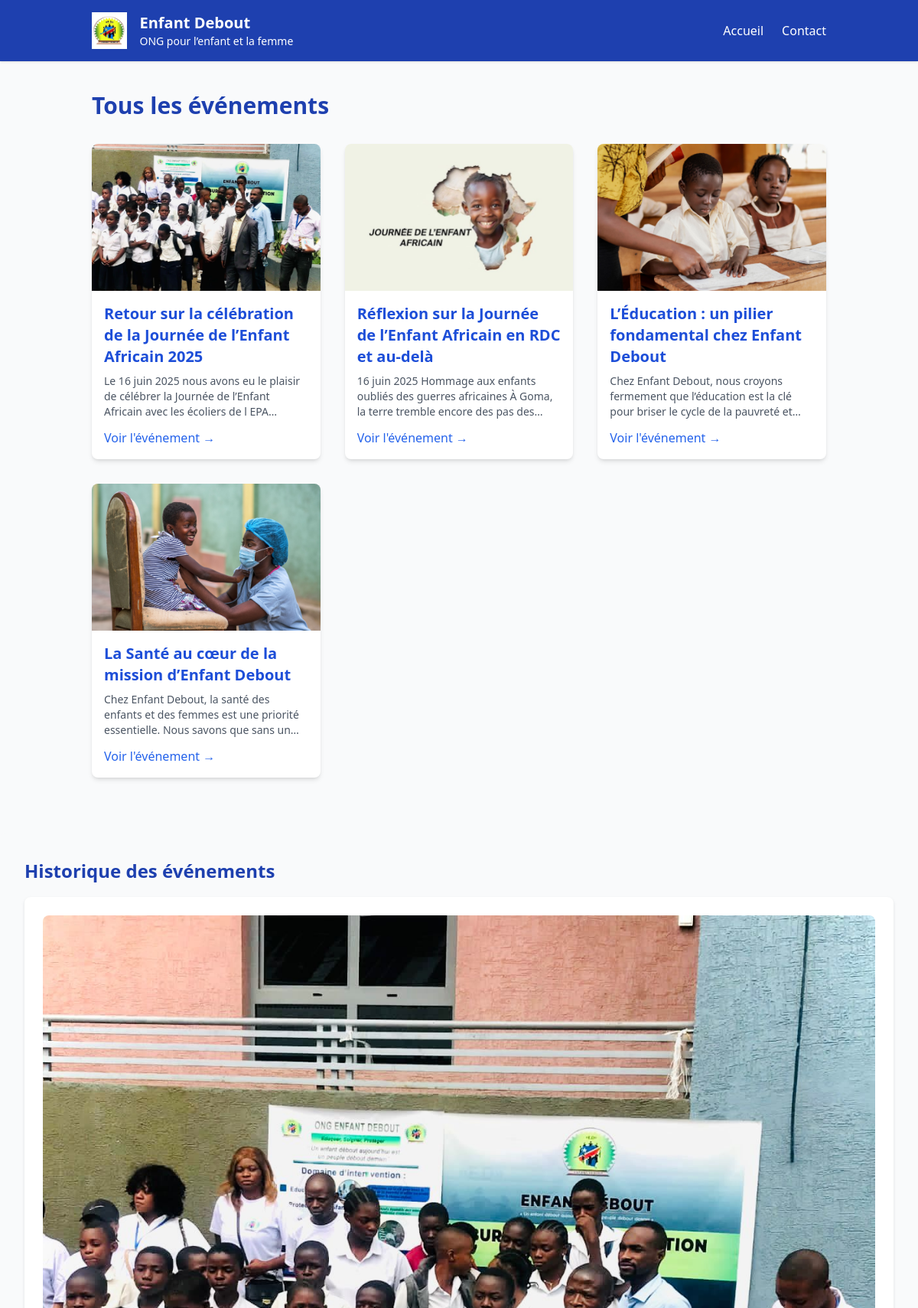
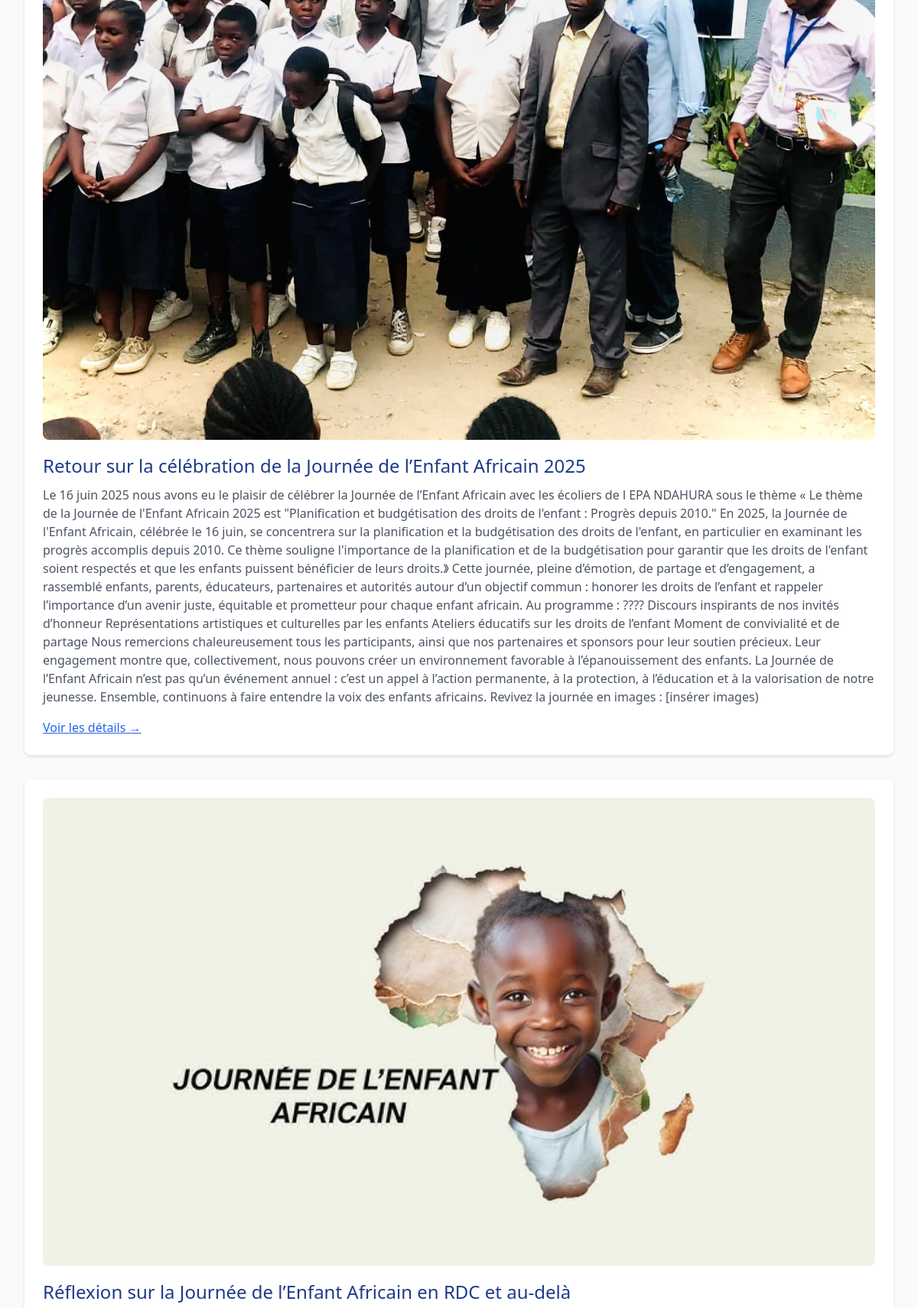
The page /Frontend/Pages/liste_evenements.php (upper part) on the database its author committed (2 pictures, top to bottom).
### tables this page shows
CREATE TABLE `activities` (
  `id` int(11) NOT NULL,
  `title` varchar(1000) NOT NULL,
  `description` text NOT NULL,
  `image` varchar(255) NOT NULL,
  `date` date NOT NULL DEFAULT current_timestamp()
);

### Backend/request_bdd.php (called while the page is built, shortened)
<?php
$bdd = connecterBDD();
function getAll()
{
    global $bdd;
    try {
        $sql = "SELECT * FROM activities ORDER BY id DESC";
        $stmt = $bdd->query($sql);
        return $stmt->fetchAll(PDO::FETCH_ASSOC);
    } catch (PDOException $e) {
        echo "Erreur lors de la récupération : " . $e->getMessage();
        return [];
    }
}
?>

### Frontend/Pages/liste_evenements.php (the view, shortened to what this page needs)
<?php
require_once '../../Backend/request_bdd.php';
$evenements = getAll();
?>
<!DOCTYPE html>
<html lang="fr">
<head>
    <script src="https://cdn.tailwindcss.com"></script>
</head>
<body class="bg-gray-50 text-gray-800">
    <header class="bg-blue-800 text-white shadow">
        <div class="container mx-auto px-4 sm:px-6 lg:px-8 flex items-center justify-between py-4">
            <div class="flex items-center space-x-4">
                <img src="../assets/logo.png" alt="Logo Enfant Debout" class="h-12 w-auto">
                <div>
                    <h1 class="text-xl font-bold">Enfant Debout</h1>
                    <p class="text-sm">ONG pour l’enfant et la femme</p>
                </div>
            </div>
            <nav class="hidden md:flex space-x-6">
                <a href="Accueil.php" class="hover:text-blue-200">Accueil</a>
                <a href="#contact" class="hover:text-blue-200">Contact</a>
            </nav>
        </div>
    </header>
    <main class="container mx-auto px-4 sm:px-6 lg:px-8 py-10">
        <h1 class="text-3xl font-bold text-blue-800 mb-8">Tous les événements</h1>
        <?php if (count($evenements) > 0): ?>
            <div class="grid grid-cols-1 sm:grid-cols-2 lg:grid-cols-3 gap-8">
                <?php foreach ($evenements as $event): ?>
                    <div class="bg-white rounded-lg shadow-md overflow-hidden hover:shadow-lg transition">
                        <div class="relative">
                            <img src="../Admin/uploads/<?= $event['image'] ?>" alt="<?= $event['title'] ?>"
                                class="w-full h-48 object-cover image-gallery cursor-pointer"
                                onclick="openModal('../Admin/uploads/<?= $event['image'] ?>', '<?= htmlspecialchars($event['title']) ?>')">
                            <div class="absolute inset-0 bg-black bg-opacity-0 hover:bg-opacity-20 transition-all duration-300 flex items-center justify-center">
                            </div>
                        </div>
                        <div class="p-4">
                            <h2 class="text-xl font-semibold text-blue-700 mb-2"><?= $event['title'] ?></h2>
                            <p class="text-gray-600 text-sm line-clamp-3"><?= strip_tags($event['description']) ?></p>
                            <a href="evenement.php?id=<?= $event['id'] ?>" class="text-blue-600 hover:underline mt-3 inline-block">Voir l'événement →</a>
                        </div>
                    </div>
                <?php endforeach; ?>
            </div>
        <?php else: ?>
            <p class="text-gray-600">Aucun événement disponible pour le moment.</p>
        <?php endif; ?>
    </main>
    <section class="historique-section">
        <h2 class="historique-title">Historique des événements</h2>
        <?php if (count($evenements) > 0): ?>
            <?php foreach ($evenements as $event): ?>
                <div class="historique-item">
                    <img src="../Admin/uploads/<?= $event['image'] ?>" alt="<?= $event['title'] ?>"
                         class="image-gallery cursor-pointer"
                         onclick="openModal('../Admin/uploads/<?= $event['image'] ?>', '<?= htmlspecialchars($event['title']) ?>')">
                    <h3><?= $event['title'] ?></h3>
                    <p><?= strip_tags($event['description']) ?></p>
                    <a href="evenement.php?id=<?= $event['id'] ?>" class="details-link">Voir les détails →</a>
                </div>
            <?php endforeach; ?>
        <?php else: ?>
            <p class="text-gray-600">Aucun événement disponible pour le moment.</p>
        <?php endif; ?>
    </section>
</body>
</html>

### Frontend/Pages/liste_evenements.php (style rules this page uses)
.historique-section { background-color: #f9fafb; padding: 2rem; border-radius: 0.5rem; margin-top: 2rem; }
.historique-title { font-size: 1.5rem; font-weight: bold; color: #1e40af; margin-bottom: 1rem; }
.historique-item { margin-bottom: 2rem; padding: 1.5rem; background-color: #ffffff; border-radius: 0.5rem; box-shadow: 0 2px 4px rgba(0, 0, 0, 0.1); }
.historique-item img { width: 100%; height: auto; border-radius: 0.5rem; margin-bottom: 1rem; }
.historique-item h3 { font-size: 1.5rem; color: #1e3a8a; margin-bottom: 0.5rem; }
.historique-item p { font-size: 1rem; color: #4b5563; margin-bottom: 1rem; }
.historique-item .details-link { font-size: 1rem; color: #2563eb; text-decoration: underline; cursor: pointer; }
.image-gallery { cursor: pointer; transition: transform 0.3s ease; }

### rows shown on the page
activities: image (picture), title "Retour sur la célébration de la Journée de l’Enfant Africain 2025", description "Le 16 juin 2025 nous avons eu le plaisir de célébrer la Journée de l’Enfant Africain avec les écoliers de l…", description "Le 16 juin 2025 nous avons eu le plaisir de célébrer la Journée de l’Enfant Africain avec les écoliers de l EPA NDAHURA sous le thème « Le thème de la Journée de l'Enfant Africain 2025 est \"Planification et budgétisation des droits de l'enfant : Progrès depuis 2010.\" En 2025, la Journée de l'Enfant Africain, célébrée le 16 juin, se concentrera sur la planification et la budgétisation des droits de l'enfant, en particulier en examinant les progrès accomplis depuis 2010. Ce thème souligne l'importance de la planification et de la budgétisation pour garantir que les droits de l'enfant soient respectés et que les enfants puissent bénéficier de leurs droits.》 Cette journée, pleine d’émotion, de…"
activities: image (picture), title "Réflexion sur la Journée de l’Enfant Africain en RDC et au-delà", description "16 juin 2025 Hommage aux enfants oubliés des guerres africaines À Goma, la terre tremble encore des pas…"
activities: image (picture), title "L’Éducation : un pilier fondamental chez Enfant Debout", description "Chez Enfant Debout, nous croyons fermement que l’éducation est la clé pour briser le cycle de la pauvreté…"
activities: image (picture), title "La Santé au cœur de la mission d’Enfant Debout", description "Chez Enfant Debout, la santé des enfants et des femmes est une priorité essentielle. Nous savons que sans…"
